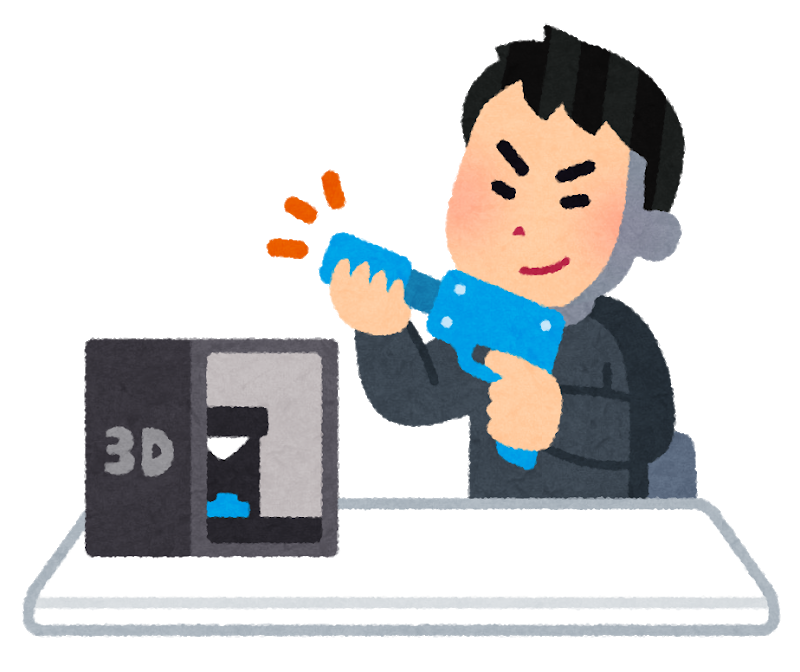
#> input picture input.png, 800 x 672 px
$ jupyter execute img_fft.ipynb
#> lines starting #> are read from the running program, lines starting #| are printed output that depends on the picture
# 画像のパワースペクトルを表示するスクリプト

## Usage
input_imgを入力画像の名前に直し，実行する．

## 実行内容
- 画像をグレースケールで読み込み表示
- FFTして，パワースペクトルを表示
- FFTしたデータを逆変換して生成されたデータの実部を表示

[cell 1]
import cv2
import numpy as np
from matplotlib import pyplot as plt
plt.figure(figsize=(16,9))

# 入力画像
input_img = 'input.png'

# 画像をグレースケールで読み込み
img = cv2.imread(input_img,0)
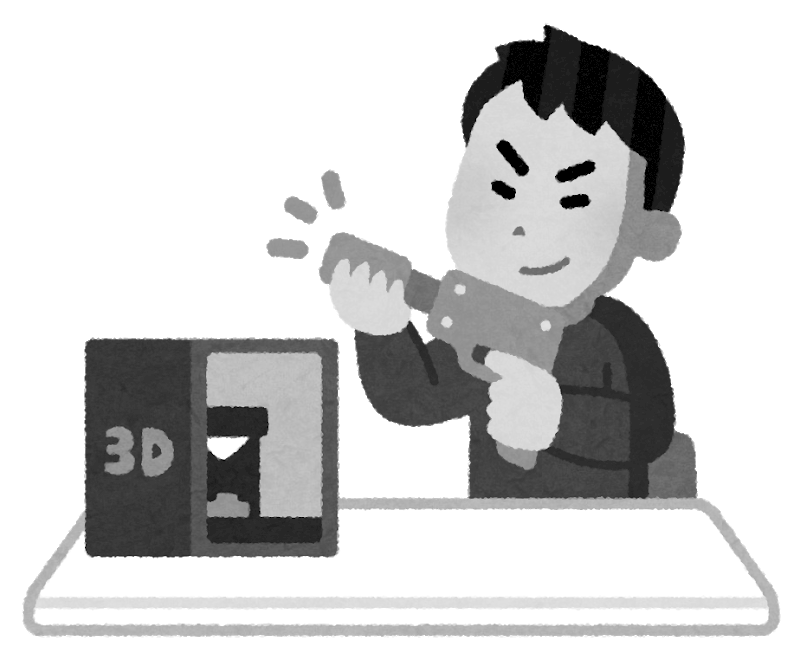
#> img: shape (672, 800); min 0, max 255, mean 208.1

# FFT
f = np.fft.fft2(img)

# スペクトル全体をずらして直流成分を中心にする
fshift = np.fft.fftshift(f)
magnitude_spectrum = 20*np.log(np.abs(fshift))
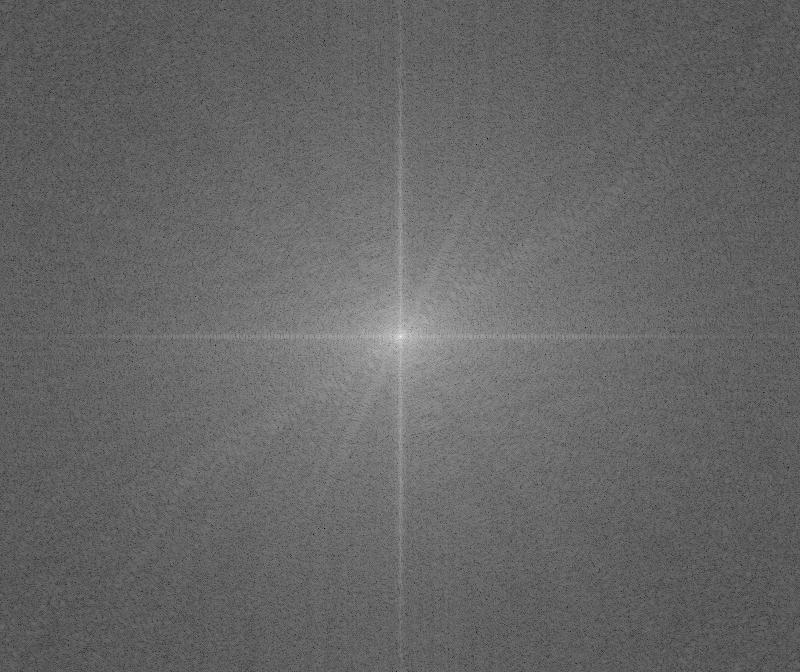
#> magnitude_spectrum: shape (672, 800) float64; min 13.85, max 370.7, mean 157.5; drawn with min black and max white

# ずらした分を戻す
f_ishift = np.fft.ifftshift(fshift)

# 逆変換
img_back = np.fft.ifft2(f_ishift)

# 元画像を表示
plt.subplot(131), plt.imshow(img, cmap = 'gray')
plt.title('Original'), plt.xticks([]), plt.yticks([])

# FFTしたデータを逆変換して得られた画像を表示
plt.subplot(132), plt.imshow(img_back.real, cmap = 'gray')
plt.title('Inverse Fourier Transform'), plt.xticks([]), plt.yticks([])

# パワースペクトル表示
plt.subplot(133), plt.imshow(magnitude_spectrum, cmap = 'gray')
plt.title('Power Spectrum'), plt.xticks([]), plt.yticks([])
plt.show()
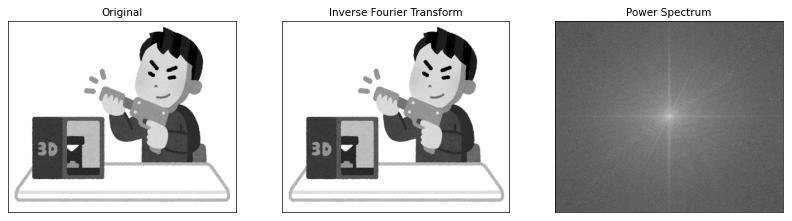
#> figure drawn by matplotlib, 3 panels
